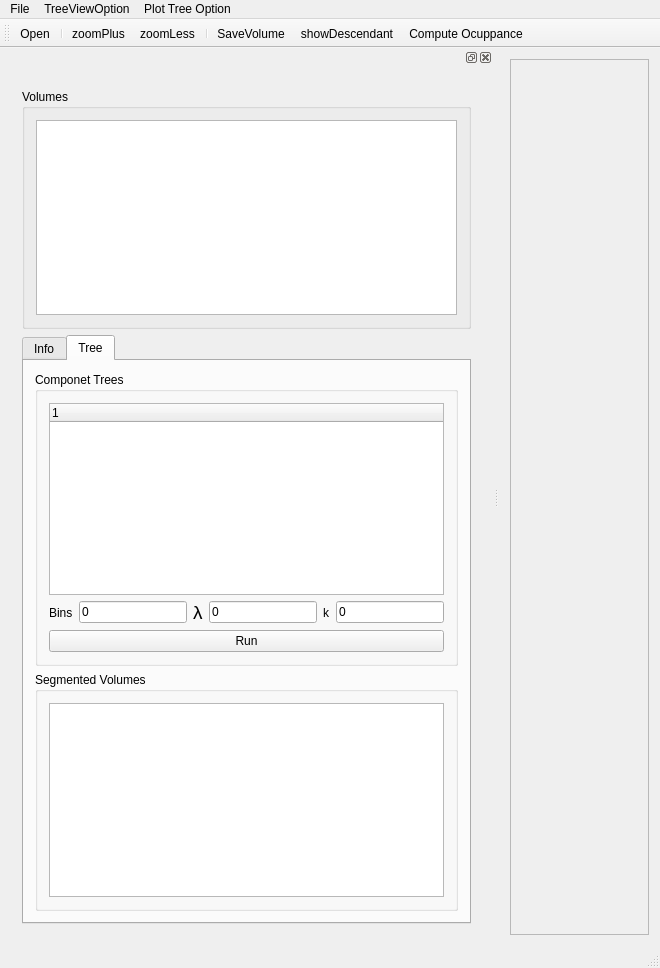
<?xml version="1.0" encoding="UTF-8"?>
<ui version="4.0">
 <class>MainWindow</class>
 <widget class="QMainWindow" name="MainWindow">
  <property name="geometry">
   <rect>
    <x>0</x>
    <y>0</y>
    <width>660</width>
    <height>968</height>
   </rect>
  </property>
  <property name="windowTitle">
   <string>MainWindow</string>
  </property>
  <widget class="QWidget" name="centralWidget">
   <layout class="QHBoxLayout" name="horizontalLayout_2">
    <item>
     <widget class="QScrollArea" name="scrollAreaTree">
      <property name="widgetResizable">
       <bool>true</bool>
      </property>
      <widget class="QWidget" name="scrollAreaWidgetContents">
       <property name="geometry">
        <rect>
         <x>0</x>
         <y>0</y>
         <width>81</width>
         <height>861</height>
        </rect>
       </property>
       <layout class="QVBoxLayout" name="verticalLayout_11">
        <item>
         <widget class="QLabel" name="labelImageTree">
          <property name="text">
           <string/>
          </property>
         </widget>
        </item>
       </layout>
      </widget>
     </widget>
    </item>
   </layout>
  </widget>
  <widget class="QMenuBar" name="menuBar">
   <property name="geometry">
    <rect>
     <x>0</x>
     <y>0</y>
     <width>660</width>
     <height>25</height>
    </rect>
   </property>
   <widget class="QMenu" name="menuFile">
    <property name="title">
     <string>File</string>
    </property>
   </widget>
   <widget class="QMenu" name="menuTreeViewOption">
    <property name="title">
     <string>TreeViewOption</string>
    </property>
    <addaction name="actionJPG_Newick"/>
    <addaction name="actionQPlot_Tree"/>
    <addaction name="actionPS_PDF"/>
   </widget>
   <widget class="QMenu" name="menuPlot_Tree_Option">
    <property name="title">
     <string>Plot Tree Option</string>
    </property>
    <addaction name="separator"/>
    <addaction name="actionShowLabel"/>
    <addaction name="actionShowBox"/>
    <addaction name="actionShowVoxels"/>
    <addaction name="actionShowCV"/>
    <addaction name="actionShow_All_Voxels"/>
   </widget>
   <addaction name="menuFile"/>
   <addaction name="menuTreeViewOption"/>
   <addaction name="menuPlot_Tree_Option"/>
  </widget>
  <widget class="QToolBar" name="mainToolBar">
   <property name="layoutDirection">
    <enum>Qt::LeftToRight</enum>
   </property>
   <attribute name="toolBarArea">
    <enum>TopToolBarArea</enum>
   </attribute>
   <attribute name="toolBarBreak">
    <bool>false</bool>
   </attribute>
   <addaction name="actionOpen"/>
   <addaction name="separator"/>
   <addaction name="actionZoomPlus"/>
   <addaction name="actionZoomLess"/>
   <addaction name="separator"/>
   <addaction name="actionSaveVolume"/>
   <addaction name="actionShowDescendant"/>
   <addaction name="actionComputeOcuppance"/>
  </widget>
  <widget class="QStatusBar" name="statusBar"/>
  <widget class="QDockWidget" name="dockWidget">
   <property name="minimumSize">
    <size>
     <width>280</width>
     <height>600</height>
    </size>
   </property>
   <attribute name="dockWidgetArea">
    <number>1</number>
   </attribute>
   <widget class="QWidget" name="dockWidgetContents">
    <property name="minimumSize">
     <size>
      <width>280</width>
      <height>0</height>
     </size>
    </property>
    <layout class="QVBoxLayout" name="verticalLayout_7">
     <item>
      <widget class="QWidget" name="widget" native="true">
       <layout class="QVBoxLayout" name="verticalLayout_6">
        <item>
         <widget class="QGroupBox" name="groupBoxVolume">
          <property name="title">
           <string>Volumes</string>
          </property>
          <layout class="QVBoxLayout" name="verticalLayout_5">
           <item>
            <widget class="QListWidget" name="listWidgetVolume"/>
           </item>
          </layout>
         </widget>
        </item>
        <item>
         <widget class="QTabWidget" name="tabWidgetOption">
          <property name="currentIndex">
           <number>1</number>
          </property>
          <widget class="QWidget" name="tabInfo">
           <attribute name="title">
            <string>Info</string>
           </attribute>
           <widget class="QWidget" name="layoutWidget">
            <property name="geometry">
             <rect>
              <x>0</x>
              <y>10</y>
              <width>261</width>
              <height>231</height>
             </rect>
            </property>
            <layout class="QVBoxLayout" name="verticalLayout_4">
             <item>
              <layout class="QVBoxLayout" name="verticalLayout_2">
               <item>
                <layout class="QHBoxLayout" name="horizontalLayout_3">
                 <item>
                  <widget class="QLabel" name="label">
                   <property name="text">
                    <string>Volume Size</string>
                   </property>
                  </widget>
                 </item>
                 <item>
                  <spacer name="horizontalSpacer">
                   <property name="orientation">
                    <enum>Qt::Horizontal</enum>
                   </property>
                   <property name="sizeHint" stdset="0">
                    <size>
                     <width>40</width>
                     <height>20</height>
                    </size>
                   </property>
                  </spacer>
                 </item>
                 <item>
                  <widget class="QLineEdit" name="lineEdit"/>
                 </item>
                </layout>
               </item>
              </layout>
             </item>
             <item>
              <widget class="QGraphicsView" name="graphicsView"/>
             </item>
            </layout>
           </widget>
          </widget>
          <widget class="QWidget" name="tabTree">
           <attribute name="title">
            <string>Tree</string>
           </attribute>
           <layout class="QVBoxLayout" name="verticalLayout_8">
            <item>
             <layout class="QVBoxLayout" name="verticalLayout_3">
              <item>
               <widget class="QGroupBox" name="groupBox">
                <property name="title">
                 <string>Componet Trees</string>
                </property>
                <layout class="QVBoxLayout" name="verticalLayout_9">
                 <item>
                  <layout class="QVBoxLayout" name="verticalLayout">
                   <item>
                    <widget class="QTreeWidget" name="treeWidgetTree">
                     <column>
                      <property name="text">
                       <string notr="true">1</string>
                      </property>
                     </column>
                    </widget>
                   </item>
                   <item>
                    <layout class="QHBoxLayout" name="horizontalLayout">
                     <item>
                      <widget class="QLabel" name="labelBins">
                       <property name="text">
                        <string>Bins</string>
                       </property>
                      </widget>
                     </item>
                     <item>
                      <widget class="QLineEdit" name="lineEditBins">
                       <property name="enabled">
                        <bool>true</bool>
                       </property>
                       <property name="text">
                        <string>0</string>
                       </property>
                      </widget>
                     </item>
                     <item>
                      <widget class="QLabel" name="labelLambda">
                       <property name="font">
                        <font>
                         <family>Lucida Grande</family>
                         <pointsize>14</pointsize>
                        </font>
                       </property>
                       <property name="text">
                        <string>&amp;lambda</string>
                       </property>
                       <property name="textFormat">
                        <enum>Qt::RichText</enum>
                       </property>
                      </widget>
                     </item>
                     <item>
                      <widget class="QLineEdit" name="lineEditLambda">
                       <property name="enabled">
                        <bool>true</bool>
                       </property>
                       <property name="inputMask">
                        <string/>
                       </property>
                       <property name="text">
                        <string>0</string>
                       </property>
                       <property name="readOnly">
                        <bool>false</bool>
                       </property>
                      </widget>
                     </item>
                     <item>
                      <widget class="QLabel" name="labelK">
                       <property name="text">
                        <string>k</string>
                       </property>
                      </widget>
                     </item>
                     <item>
                      <widget class="QLineEdit" name="lineEditK">
                       <property name="enabled">
                        <bool>true</bool>
                       </property>
                       <property name="text">
                        <string>0</string>
                       </property>
                      </widget>
                     </item>
                    </layout>
                   </item>
                   <item>
                    <widget class="QPushButton" name="pushButtonComputeTree">
                     <property name="text">
                      <string>Run</string>
                     </property>
                    </widget>
                   </item>
                  </layout>
                 </item>
                </layout>
               </widget>
              </item>
              <item>
               <widget class="QGroupBox" name="groupBox_2">
                <property name="title">
                 <string>Segmented Volumes</string>
                </property>
                <layout class="QVBoxLayout" name="verticalLayout_10">
                 <item>
                  <widget class="QListWidget" name="listWidgetSegments"/>
                 </item>
                </layout>
               </widget>
              </item>
             </layout>
            </item>
           </layout>
          </widget>
         </widget>
        </item>
       </layout>
      </widget>
     </item>
    </layout>
   </widget>
  </widget>
  <action name="actionOpen">
   <property name="checkable">
    <bool>false</bool>
   </property>
   <property name="enabled">
    <bool>true</bool>
   </property>
   <property name="icon">
    <iconset resource="application.qrc">
     <normaloff>:/img/addvalue.png</normaloff>
     <normalon>img/open.ico</normalon>:/img/addvalue.png</iconset>
   </property>
   <property name="text">
    <string>Open</string>
   </property>
   <property name="iconVisibleInMenu">
    <bool>true</bool>
   </property>
  </action>
  <action name="actionZoomPlus">
   <property name="icon">
    <iconset>
     <normalon>:/img/zoomin.png</normalon>
    </iconset>
   </property>
   <property name="text">
    <string>zoomPlus</string>
   </property>
  </action>
  <action name="actionZoomLess">
   <property name="icon">
    <iconset>
     <normalon>:/img/zoomout.png</normalon>
    </iconset>
   </property>
   <property name="text">
    <string>zoomLess</string>
   </property>
  </action>
  <action name="actionJPG_Newick">
   <property name="checkable">
    <bool>true</bool>
   </property>
   <property name="checked">
    <bool>false</bool>
   </property>
   <property name="text">
    <string>JPG Newick </string>
   </property>
  </action>
  <action name="actionQPlot_Tree">
   <property name="checkable">
    <bool>true</bool>
   </property>
   <property name="text">
    <string>QPlot Tree</string>
   </property>
  </action>
  <action name="actionPS_PDF">
   <property name="checkable">
    <bool>true</bool>
   </property>
   <property name="text">
    <string>PS / PDF</string>
   </property>
  </action>
  <action name="actionShowLabel">
   <property name="checkable">
    <bool>true</bool>
   </property>
   <property name="text">
    <string>Show Label</string>
   </property>
  </action>
  <action name="actionShowBox">
   <property name="checkable">
    <bool>true</bool>
   </property>
   <property name="checked">
    <bool>false</bool>
   </property>
   <property name="text">
    <string>Show Box</string>
   </property>
  </action>
  <action name="actionShowVoxels">
   <property name="checkable">
    <bool>true</bool>
   </property>
   <property name="text">
    <string>Show Voxel</string>
   </property>
  </action>
  <action name="actionShowCV">
   <property name="checkable">
    <bool>true</bool>
   </property>
   <property name="text">
    <string>Show CV</string>
   </property>
  </action>
  <action name="actionSaveVolume">
   <property name="icon">
    <iconset resource="application.qrc">
     <normaloff>:/img/arrow.png</normaloff>:/img/arrow.png</iconset>
   </property>
   <property name="text">
    <string>SaveVolume</string>
   </property>
  </action>
  <action name="actionShow_All_Voxels">
   <property name="checkable">
    <bool>true</bool>
   </property>
   <property name="text">
    <string>Show All Voxels</string>
   </property>
  </action>
  <action name="actionShowDescendant">
   <property name="icon">
    <iconset>
     <normalon>../../../../../../../home/lucas/data/Code/GoogleDrive/matav3/matav3/img/hand.png</normalon>
    </iconset>
   </property>
   <property name="text">
    <string>showDescendant</string>
   </property>
   <property name="toolTip">
    <string>&lt;html&gt;&lt;head/&gt;&lt;body&gt;&lt;p&gt;show Descendant&lt;/p&gt;&lt;/body&gt;&lt;/html&gt;</string>
   </property>
  </action>
  <action name="actionComputeOcuppance">
   <property name="icon">
    <iconset resource="application.qrc">
     <normaloff>:/img/ocup.png</normaloff>:/img/ocup.png</iconset>
   </property>
   <property name="text">
    <string>Compute Ocuppance</string>
   </property>
  </action>
 </widget>
 <layoutdefault spacing="6" margin="11"/>
 <resources>
  <include location="application.qrc"/>
 </resources>
 <connections/>
</ui>
